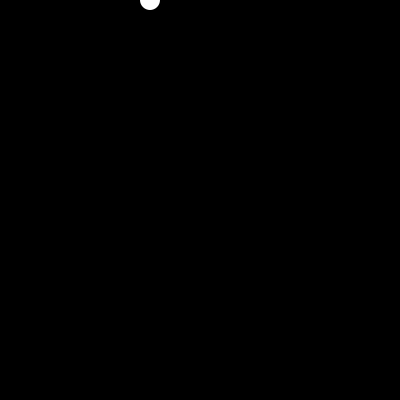
Frame 1 (no input)
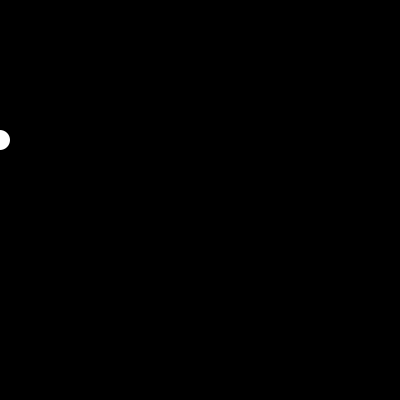
Frame 60 (the mouse pressed at the canvas centre just before this capture)
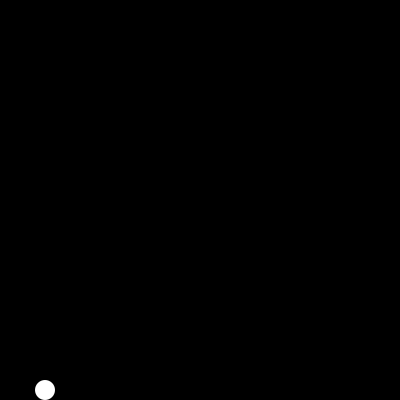
Frame 120 (the mouse held since frame 60 and released just before this capture)

The Processing sketch that drew these frames (run headless with seeded random() and noise(); from frame 60 on, the mouse is pressed at the canvas centre):

// Processing sketch: processing_162722
// ── processing_162722.pde


int x = 150;
int y = 0;
 
int speed = 5; 
 
int state = 0; 
 
void setup() {
  size(400,400);
}
 
void draw() {
  background(0);
 
 
  noStroke(); 
  fill(255); 
  ellipse(x,y,20,20); 
 
  if (state == 0) { // this makes the square move down initially (which i got on the test)
    x = x - speed;
    if (x < 0) {
      x = 0;
      state = 1;
    }
  } else if (state == 1) {
    y = y + speed;
    if (y > height-10) { 
      y = height-10;
      state = 2; 
    } 
  } else if (state == 2) {
    x = x + speed;
    if (x > width) { // THIS is where i messed up on my code. I had done X < 0 because i had been looking at the first if statement for X
      x = width-10;
      state = 3;
    }
  } else if (state == 3) { //Also had to change my original state=0 to state=3 so it would continue upwards rather than stopping like before)
    y = y - speed; 
    if (y < 0) { 
      y = 0;
      state=0;
    }
  }
}
